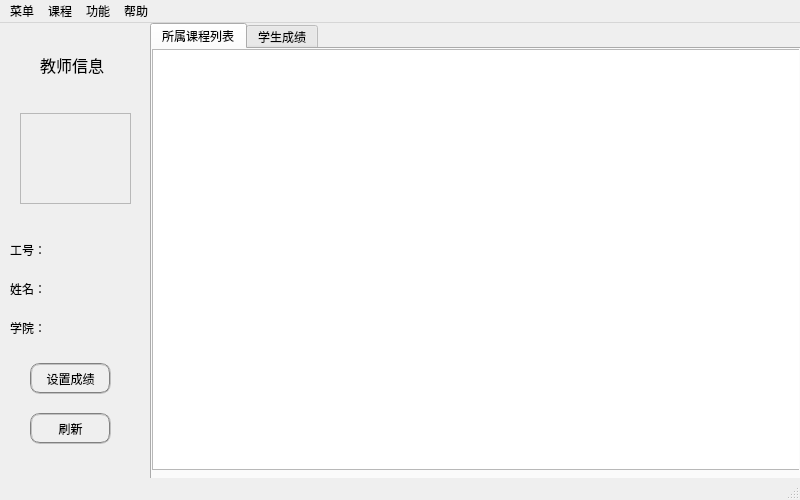
<?xml version="1.0" encoding="UTF-8"?>
<ui version="4.0">
 <class>MainWindow_teacher</class>
 <widget class="QMainWindow" name="MainWindow_teacher">
  <property name="geometry">
   <rect>
    <x>0</x>
    <y>0</y>
    <width>800</width>
    <height>500</height>
   </rect>
  </property>
  <property name="windowTitle">
   <string>教师用户</string>
  </property>
  <property name="styleSheet">
   <string notr="true">font: 25 10pt &quot;微软雅黑 Light&quot;;</string>
  </property>
  <widget class="QWidget" name="centralwidget">
   <widget class="QTabWidget" name="tabWidget_teacher">
    <property name="geometry">
     <rect>
      <x>150</x>
      <y>0</y>
      <width>651</width>
      <height>461</height>
     </rect>
    </property>
    <property name="styleSheet">
     <string notr="true">font: 25 10pt &quot;微软雅黑 Light&quot;;</string>
    </property>
    <property name="currentIndex">
     <number>0</number>
    </property>
    <widget class="QWidget" name="tab_course">
     <property name="sizePolicy">
      <sizepolicy hsizetype="Expanding" vsizetype="Expanding">
       <horstretch>0</horstretch>
       <verstretch>0</verstretch>
      </sizepolicy>
     </property>
     <attribute name="title">
      <string>所属课程列表</string>
     </attribute>
     <widget class="QTableView" name="tableView_course">
      <property name="geometry">
       <rect>
        <x>0</x>
        <y>0</y>
        <width>661</width>
        <height>421</height>
       </rect>
      </property>
      <property name="sizePolicy">
       <sizepolicy hsizetype="Fixed" vsizetype="Fixed">
        <horstretch>0</horstretch>
        <verstretch>0</verstretch>
       </sizepolicy>
      </property>
      <property name="editTriggers">
       <set>QAbstractItemView::NoEditTriggers</set>
      </property>
      <property name="selectionBehavior">
       <enum>QAbstractItemView::SelectRows</enum>
      </property>
      <attribute name="horizontalHeaderDefaultSectionSize">
       <number>105</number>
      </attribute>
      <attribute name="verticalHeaderVisible">
       <bool>false</bool>
      </attribute>
     </widget>
    </widget>
    <widget class="QWidget" name="tab_student_grade">
     <attribute name="title">
      <string>学生成绩</string>
     </attribute>
     <widget class="QComboBox" name="comboBox_course">
      <property name="geometry">
       <rect>
        <x>110</x>
        <y>30</y>
        <width>101</width>
        <height>22</height>
       </rect>
      </property>
     </widget>
     <widget class="QLabel" name="label_5">
      <property name="geometry">
       <rect>
        <x>30</x>
        <y>30</y>
        <width>71</width>
        <height>21</height>
       </rect>
      </property>
      <property name="text">
       <string>&lt;html&gt;&lt;head/&gt;&lt;body&gt;&lt;p&gt;&lt;span style=&quot; font-size:11pt;&quot;&gt;选择课程：&lt;/span&gt;&lt;/p&gt;&lt;/body&gt;&lt;/html&gt;</string>
      </property>
     </widget>
     <widget class="QTableView" name="tableView_student">
      <property name="geometry">
       <rect>
        <x>60</x>
        <y>120</y>
        <width>511</width>
        <height>211</height>
       </rect>
      </property>
      <attribute name="verticalHeaderVisible">
       <bool>false</bool>
      </attribute>
     </widget>
     <widget class="QWidget" name="gridLayoutWidget_2">
      <property name="geometry">
       <rect>
        <x>310</x>
        <y>20</y>
        <width>301</width>
        <height>88</height>
       </rect>
      </property>
      <layout class="QGridLayout" name="gridLayout_2">
       <item row="0" column="0">
        <widget class="QLabel" name="label_6">
         <property name="styleSheet">
          <string notr="true">font: 25 10pt &quot;微软雅黑 Light&quot;;</string>
         </property>
         <property name="text">
          <string>&lt;html&gt;&lt;head/&gt;&lt;body&gt;&lt;p&gt;&lt;span style=&quot; font-size:11pt;&quot;&gt;ID:&lt;/span&gt;&lt;/p&gt;&lt;/body&gt;&lt;/html&gt;</string>
         </property>
        </widget>
       </item>
       <item row="2" column="0">
        <widget class="QLabel" name="label_8">
         <property name="styleSheet">
          <string notr="true">font: 25 10pt &quot;微软雅黑 Light&quot;;</string>
         </property>
         <property name="text">
          <string>&lt;html&gt;&lt;head/&gt;&lt;body&gt;&lt;p&gt;&lt;span style=&quot; font-size:11pt;&quot;&gt;学分:&lt;/span&gt;&lt;/p&gt;&lt;/body&gt;&lt;/html&gt;</string>
         </property>
        </widget>
       </item>
       <item row="0" column="1">
        <widget class="QLabel" name="label_course_id">
         <property name="styleSheet">
          <string notr="true">font: 25 10pt &quot;微软雅黑 Light&quot;;</string>
         </property>
         <property name="text">
          <string>&lt;html&gt;&lt;head/&gt;&lt;body&gt;&lt;p&gt;&lt;br/&gt;&lt;/p&gt;&lt;/body&gt;&lt;/html&gt;</string>
         </property>
        </widget>
       </item>
       <item row="2" column="1">
        <widget class="QLabel" name="label_course_credit">
         <property name="styleSheet">
          <string notr="true">font: 25 10pt &quot;微软雅黑 Light&quot;;</string>
         </property>
         <property name="text">
          <string>&lt;html&gt;&lt;head/&gt;&lt;body&gt;&lt;p&gt;&lt;br/&gt;&lt;/p&gt;&lt;/body&gt;&lt;/html&gt;</string>
         </property>
        </widget>
       </item>
       <item row="0" column="2">
        <widget class="QLabel" name="label_7">
         <property name="styleSheet">
          <string notr="true">font: 25 10pt &quot;微软雅黑 Light&quot;;</string>
         </property>
         <property name="text">
          <string>&lt;html&gt;&lt;head/&gt;&lt;body&gt;&lt;p&gt;&lt;span style=&quot; font-size:11pt;&quot;&gt;名称:&lt;/span&gt;&lt;/p&gt;&lt;/body&gt;&lt;/html&gt;</string>
         </property>
        </widget>
       </item>
       <item row="0" column="3">
        <widget class="QLabel" name="label_course_name">
         <property name="styleSheet">
          <string notr="true">font: 25 10pt &quot;微软雅黑 Light&quot;;</string>
         </property>
         <property name="text">
          <string>&lt;html&gt;&lt;head/&gt;&lt;body&gt;&lt;p&gt;&lt;br/&gt;&lt;/p&gt;&lt;/body&gt;&lt;/html&gt;</string>
         </property>
        </widget>
       </item>
       <item row="2" column="2">
        <widget class="QLabel" name="label_9">
         <property name="styleSheet">
          <string notr="true">font: 25 10pt &quot;微软雅黑 Light&quot;;</string>
         </property>
         <property name="text">
          <string>&lt;html&gt;&lt;head/&gt;&lt;body&gt;&lt;p&gt;&lt;span style=&quot; font-size:11pt;&quot;&gt;类型:&lt;/span&gt;&lt;/p&gt;&lt;/body&gt;&lt;/html&gt;</string>
         </property>
        </widget>
       </item>
       <item row="2" column="3">
        <widget class="QLabel" name="label_course_type">
         <property name="styleSheet">
          <string notr="true">font: 25 10pt &quot;微软雅黑 Light&quot;;</string>
         </property>
         <property name="text">
          <string>&lt;html&gt;&lt;head/&gt;&lt;body&gt;&lt;p&gt;&lt;br/&gt;&lt;/p&gt;&lt;/body&gt;&lt;/html&gt;</string>
         </property>
        </widget>
       </item>
      </layout>
     </widget>
     <widget class="QPushButton" name="confirm_btn">
      <property name="geometry">
       <rect>
        <x>380</x>
        <y>360</y>
        <width>81</width>
        <height>31</height>
       </rect>
      </property>
      <property name="styleSheet">
       <string notr="true">font: 25 10pt &quot;微软雅黑 Light&quot;;
border:2px groove gray;border-radius:10px;padding:2px 4px;</string>
      </property>
      <property name="text">
       <string>确认修改</string>
      </property>
     </widget>
     <widget class="QPushButton" name="cancel_btn">
      <property name="geometry">
       <rect>
        <x>480</x>
        <y>360</y>
        <width>81</width>
        <height>31</height>
       </rect>
      </property>
      <property name="styleSheet">
       <string notr="true">font: 25 10pt &quot;微软雅黑 Light&quot;;
border:2px groove gray;border-radius:10px;padding:2px 4px;</string>
      </property>
      <property name="text">
       <string>取消修改</string>
      </property>
     </widget>
    </widget>
   </widget>
   <widget class="QLabel" name="label">
    <property name="geometry">
     <rect>
      <x>40</x>
      <y>30</y>
      <width>71</width>
      <height>21</height>
     </rect>
    </property>
    <property name="styleSheet">
     <string notr="true">font: 25 11pt &quot;微软雅黑 Light&quot;;</string>
    </property>
    <property name="text">
     <string>&lt;html&gt;&lt;head/&gt;&lt;body&gt;&lt;p&gt;&lt;span style=&quot; font-size:12pt;&quot;&gt;教师信息&lt;/span&gt;&lt;/p&gt;&lt;/body&gt;&lt;/html&gt;</string>
    </property>
   </widget>
   <widget class="QWidget" name="gridLayoutWidget">
    <property name="geometry">
     <rect>
      <x>10</x>
      <y>210</y>
      <width>141</width>
      <height>131</height>
     </rect>
    </property>
    <layout class="QGridLayout" name="gridLayout">
     <item row="3" column="0">
      <spacer name="horizontalSpacer">
       <property name="orientation">
        <enum>Qt::Horizontal</enum>
       </property>
       <property name="sizeHint" stdset="0">
        <size>
         <width>40</width>
         <height>20</height>
        </size>
       </property>
      </spacer>
     </item>
     <item row="3" column="2">
      <spacer name="horizontalSpacer_2">
       <property name="orientation">
        <enum>Qt::Horizontal</enum>
       </property>
       <property name="sizeHint" stdset="0">
        <size>
         <width>40</width>
         <height>20</height>
        </size>
       </property>
      </spacer>
     </item>
     <item row="1" column="0">
      <widget class="QLabel" name="label_3">
       <property name="styleSheet">
        <string notr="true">font: 25 11pt &quot;微软雅黑 Light&quot;;</string>
       </property>
       <property name="text">
        <string>姓名：</string>
       </property>
      </widget>
     </item>
     <item row="2" column="0">
      <widget class="QLabel" name="label_4">
       <property name="styleSheet">
        <string notr="true">font: 25 11pt &quot;微软雅黑 Light&quot;;</string>
       </property>
       <property name="text">
        <string>学院：</string>
       </property>
      </widget>
     </item>
     <item row="0" column="0">
      <widget class="QLabel" name="label_2">
       <property name="styleSheet">
        <string notr="true">font: 25 11pt &quot;微软雅黑 Light&quot;;</string>
       </property>
       <property name="text">
        <string>工号：</string>
       </property>
      </widget>
     </item>
     <item row="3" column="1">
      <spacer name="horizontalSpacer_3">
       <property name="orientation">
        <enum>Qt::Horizontal</enum>
       </property>
       <property name="sizeHint" stdset="0">
        <size>
         <width>40</width>
         <height>20</height>
        </size>
       </property>
      </spacer>
     </item>
     <item row="2" column="1" colspan="2">
      <widget class="QLabel" name="label_institude">
       <property name="styleSheet">
        <string notr="true">font: 25 11pt &quot;微软雅黑 Light&quot;;</string>
       </property>
       <property name="text">
        <string/>
       </property>
      </widget>
     </item>
     <item row="1" column="1" colspan="2">
      <widget class="QLabel" name="label_name">
       <property name="styleSheet">
        <string notr="true">font: 25 11pt &quot;微软雅黑 Light&quot;;</string>
       </property>
       <property name="text">
        <string/>
       </property>
      </widget>
     </item>
     <item row="0" column="1" colspan="2">
      <widget class="QLabel" name="label_id">
       <property name="styleSheet">
        <string notr="true">font: 25 11pt &quot;微软雅黑 Light&quot;;</string>
       </property>
       <property name="text">
        <string/>
       </property>
      </widget>
     </item>
    </layout>
   </widget>
   <widget class="QPushButton" name="set_grade_btn">
    <property name="geometry">
     <rect>
      <x>30</x>
      <y>340</y>
      <width>81</width>
      <height>31</height>
     </rect>
    </property>
    <property name="styleSheet">
     <string notr="true">border:2px groove gray;border-radius:10px;padding:2px 4px;</string>
    </property>
    <property name="text">
     <string>设置成绩</string>
    </property>
   </widget>
   <widget class="QFrame" name="frame">
    <property name="geometry">
     <rect>
      <x>20</x>
      <y>90</y>
      <width>111</width>
      <height>91</height>
     </rect>
    </property>
    <property name="styleSheet">
     <string notr="true">image: url(:/image/photo.png);</string>
    </property>
    <property name="frameShape">
     <enum>QFrame::StyledPanel</enum>
    </property>
    <property name="frameShadow">
     <enum>QFrame::Raised</enum>
    </property>
   </widget>
   <widget class="QPushButton" name="flush_btn">
    <property name="geometry">
     <rect>
      <x>30</x>
      <y>390</y>
      <width>81</width>
      <height>31</height>
     </rect>
    </property>
    <property name="styleSheet">
     <string notr="true">border:2px groove gray;border-radius:10px;padding:2px 4px;</string>
    </property>
    <property name="text">
     <string>刷新</string>
    </property>
   </widget>
  </widget>
  <widget class="QMenuBar" name="menubar">
   <property name="geometry">
    <rect>
     <x>0</x>
     <y>0</y>
     <width>800</width>
     <height>24</height>
    </rect>
   </property>
   <widget class="QMenu" name="menu">
    <property name="title">
     <string>菜单</string>
    </property>
    <addaction name="action_login"/>
    <addaction name="action_quit"/>
   </widget>
   <widget class="QMenu" name="menu_2">
    <property name="title">
     <string>课程</string>
    </property>
    <addaction name="action_course"/>
   </widget>
   <widget class="QMenu" name="menu_3">
    <property name="title">
     <string>功能</string>
    </property>
    <addaction name="action_password"/>
    <addaction name="action_set_grade"/>
   </widget>
   <widget class="QMenu" name="menu_4">
    <property name="title">
     <string>帮助</string>
    </property>
    <addaction name="action_about"/>
    <addaction name="action_help"/>
   </widget>
   <addaction name="menu"/>
   <addaction name="menu_2"/>
   <addaction name="menu_3"/>
   <addaction name="menu_4"/>
  </widget>
  <widget class="QStatusBar" name="statusbar"/>
  <action name="action_login">
   <property name="text">
    <string>重新登录</string>
   </property>
  </action>
  <action name="action_quit">
   <property name="text">
    <string>退出</string>
   </property>
  </action>
  <action name="action_course">
   <property name="text">
    <string>查看课程</string>
   </property>
  </action>
  <action name="action_course_e">
   <property name="text">
    <string>查看选修课程</string>
   </property>
  </action>
  <action name="action_password">
   <property name="text">
    <string>修改密码</string>
   </property>
  </action>
  <action name="action_about">
   <property name="text">
    <string>关于</string>
   </property>
  </action>
  <action name="action_help">
   <property name="text">
    <string>帮助文档</string>
   </property>
  </action>
  <action name="action">
   <property name="text">
    <string>查看选课列表</string>
   </property>
  </action>
  <action name="action_set_grade">
   <property name="text">
    <string>设置学生成绩</string>
   </property>
  </action>
 </widget>
 <resources/>
 <connections/>
</ui>
